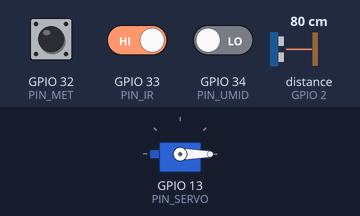
Bench run of a sketch on a simulated ESP32. Parts: servo. The test bench sets the inputs (shaded band); at power-on: GPIO 33 (PIN_IR) HIGH, GPIO 32 (PIN_MET) HIGH, GPIO 34 (PIN_UMID) LOW, distance to the obstacle (sensor on GPIO 2) 80 cm. The echo pulse lasts 58.3 µs per cm; WiFi joins after 1.5 s; servers stay silent unless stated; the local clock reads 2024-03-15 10:24:30 at power-on unless the sketch sets it; the Firebase database answers and starts empty; what the sketch prints to the serial monitor is not drawn.

Above: at 2.7 s.
2.8 s: GPIO 33 (PIN_IR) driven LOW
At 3.9 s:
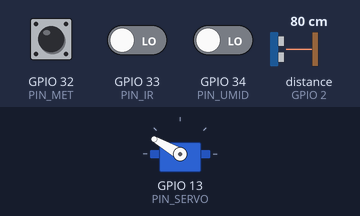
Timing chart, 0 to 5.8 s (numbered marks = the images above; inputs shaded):
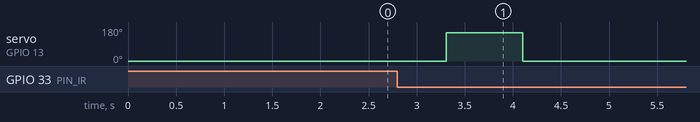

The sketch:

SistemAutomatizatReciclareFinal.ino
```cpp
/*****************************************/
/*** Sistem Automatizat de Reciclare ****/
/***************************************/


/*importarea bibliotecilor necesare*/
#include <Arduino.h>
#include <WiFi.h>
#include <Firebase_ESP_Client.h>
#include <time.h>
#include <Stepper.h>
#include <ESP32Servo.h>

/*Conectarea la WiFi & Firebase*/
#define WIFI_SSID "Sasha-HUAWEI P60 Pro"
#define WIFI_PASS "********"

#define API_KEY   "*******************************"
#define DB_URL    "https://monitorizaredeseuri-90e3c-default-rtdb.europe-west1.firebasedatabase.app/"

#define USER_EMAIL "ale******.********@gmail.com"
#define USER_PASS  "********"

/****Declararea porturilor de conectivitate la ESP32****/
const int PIN_IR = 33; //senzor infrarosu
const int PIN_MET = 32; //senzor de metal (inductiv)
const int PIN_UMID = 34; //senzor de umiditate

/*Senzor de culoare*/
const int S0 = 18;
const int S1 = 19;
const int S2 = 21;
const int S3 = 22;
const int OUT = 23;

/*Senzor ultrasonic*/
const int PIN_TRIG = 15;
const int PIN_ECHO = 2;

/*Stepper motor*/
const int STEPS = 2048;
Stepper stp(STEPS, 25, 27, 26, 14); //IN1, IN3, IN2, IN4
int positionDegree = 0;
#define DIR_SIGN (+1) //semnal de direcție

/*Servo motor*/
Servo mg;
const int PIN_SERVO = 13;
const int ANG_MAX = 150;

/*Nivel deseuri cm*/
const float H_COUNT = 30.0; //30 cm - container gol
const float H_FULL = 5.0; // <5 cm - container plin

/*Contorizare tipuri de deseuri*/
int countMenajer = 0;
int countMetal = 0;
int countPlastic = 0;
int countHartie = 0;
String containerCurent = "Menajer"; //evidența ultimului container folosit

/*****Obiecte Firebase******/
FirebaseData fbdo;
FirebaseAuth auth;
FirebaseConfig cfg;

/***Funcțiile prototip***/
int readColor(int, int); //funcție senzor de culoare - citirea culorii
void rotireLa(int); //funcție rotire Stepper Motor
void sweepServo(); //funcție control clapeta cu Servo Motor
long distCM(); //funcție senzor ultrasonic de măsurare a distanței
int pctPlin(float); //interschimbare cm în % de umplere
void uploadCounters(); //Update date în Firebase și Interfață
void incrementHour(); //Calcul colectări pe oră

/***************SETUP*******************/
void setup()
{
  Serial.begin(115200); //baud rate
  Serial.println("------- Inițializare Sistem -------");

  /*inițializare pini*/
  pinMode(PIN_IR, INPUT);
  pinMode(PIN_MET, INPUT);
  pinMode(PIN_UMID, INPUT);

  pinMode(S0, OUTPUT);
  pinMode(S1, OUTPUT);
  pinMode(S2, OUTPUT);
  pinMode(S3, OUTPUT);
  pinMode(OUT, INPUT);
  digitalWrite(S0, HIGH);
  digitalWrite(S1, HIGH);

  pinMode(PIN_TRIG, OUTPUT);
  pinMode(PIN_ECHO, INPUT);

  stp.setSpeed(10); //inițializare viteză stepper

//inițializare servo
  mg.setPeriodHertz(50); //setare pulsații
  mg.attach(PIN_SERVO, 500, 2400); //setare speed range
  mg.write(0); //inițializare poziție 0

/***Conectare la WiFi***/
Serial.print("Conectare Wi-Fi");
WiFi.begin(WIFI_SSID, WIFI_PASS);
  while(WiFi.status() != WL_CONNECTED){
    Serial.print('.');
    delay(300);
  }
Serial.print("OK");

/*Calculare oră pentru histogramă - NTP (UTC+2)*/
configTime(2*3600,0,"pool.ntp.org", "time.nist.gov");

/***Configurare Firebase***/
cfg.api_key = API_KEY;
cfg.database_url = DB_URL;
auth.user.email = USER_EMAIL;
auth.user.password = USER_PASS;
Firebase.begin(&cfg, &auth);
Firebase.reconnectWiFi(true);
Serial.println("Conectare cu Firebase reușită!");

rotireLa(0); //inițializare stepper la poziția 0
}

/********Bucla principală de funcționare********/
void loop()
{
  static bool obiectDetectat = false;
  int ir = digitalRead(PIN_IR);

  /*Detecție - începutul unui ciclu*/
  if(ir == LOW && !obiectDetectat){
    obiectDetectat = true;
    Serial.println("\n[IR] Obiect detectat");

    delay(200);
    int target = 0; //inițializare unghi de rotație

    /*Clasificare*/
    if(digitalRead(PIN_MET) == LOW){
      containerCurent = "Metal"; //se setează containerul curent
      target = 90; //rotire platformă la 90 de grade
      countMetal++; //se incrementează numărul de deșeuri
      Serial.println("Deșeu detectat: Metal");
    }
    else if(digitalRead(PIN_UMID) == LOW){
      containerCurent = "Menajer";
      target = 0;
      countMenajer++;
      Serial.println("Deșeu detectat: Menajer");
    }
    else{
      int red = readColor(LOW, LOW);
      int green = readColor(HIGH, HIGH);
      int blue = readColor(LOW, HIGH);
      Serial.printf("Valori RGB: R:%d  G:%d  B:%d\n", red, green, blue);

      bool hârtie = (red <= 200 && green <= 400 && blue <= 400);
      if(hârtie){
        containerCurent = "Hartie";
        target = 180;
        countHartie++;
        Serial.println("Deșeu detectat: Hârtie");
      }
      else{
        containerCurent = "Plastic";
        target = 270;
        countPlastic++;
        Serial.println("Deșeu detectat: Plastic");
      }
    }

    /*Rotire platformă cu containere*/
    Serial.printf("Rotire la %d° ...\n", target);
    rotireLa(target);

    /*Deschidere clapetă pentru evacuare*/
    Serial.print("Aștept evacuarea");
    sweepServo();

    /*Măsurare nivel deșeuri & upload date*/
    delay(3000);
    long dist = distCM();
    if(dist != -1){
      int pct = pctPlin(dist);
      Serial.printf("Nivel %s: %d%% (dist=%.1f cm)\n", containerCurent.c_str(), pct, (float)dist);

      if(Firebase.ready()){
        String p = "/container/" + containerCurent; //creare nod cu *containerCurent în Firebase
        Firebase.RTDB.setInt(&fbdo, p + "/percent", pct); //încărcare/actualizare procentaj de umplere
        Firebase.RTDB.setInt(&fbdo, p + "/distance_cm", dist);
        Firebase.RTDB.setString(&fbdo, p + "/last_update", String(millis()/1000));
      }
    }

    uploadCounters();
    incrementHour();
  }

  /***Resetare flag***/
  if(ir == HIGH && obiectDetectat) {
    obiectDetectat = false;
  }

  delay(200);
}

/*****Definirea Funcțiilor*****/

/*Funcție pentru citirea culorii - Senzor de culoare TCS2300*/
int readColor(int v2, int v3){
  digitalWrite(S2, v2);
  digitalWrite(S3, v3);
  delay(50);
  unsigned long t = pulseIn(OUT, LOW, 50000);

  return(t == 0) ? 50000 : t;
}

/*Funcție pentru mișcarea platformei cu cel mai scurt drum - Stepper Motor*/
void rotireLa(int tgt){
  int diff = ((tgt - positionDegree + 540) % 360 ) - 180;
  int steps = diff * STEPS / 360;
  stp.step(DIR_SIGN * steps); //schimbă direcția
  positionDegree = tgt;
  Serial.printf("Ajuns la %d° (pași %d)\n", positionDegree, steps);
}

/*Funcție pentru mișcare clapetei - Servo Motor*/
void sweepServo(){
  mg.write(0); //poziție inițială 0
  delay(200);
  mg.write(ANG_MAX); //mișcă la 150°
  delay(800);
  mg.write(0); //revine la poziția inițială
  delay(200);
}

/*Funcție pentru măsurarea distanței - Senzor Ultrasonic HC-SR04*/
long distCM(){
  digitalWrite(PIN_TRIG, LOW);
  delayMicroseconds(2);
  digitalWrite(PIN_TRIG, HIGH);
  delayMicroseconds(10);
  digitalWrite(PIN_TRIG, LOW);
  long t = pulseIn(PIN_ECHO, HIGH, 30000);
  if(t == 0){
    Serial.println("Fără ecou ultrasonic!");
    return -1;
  }
  return t * 0.034 / 2;
}

/*Funcție pentru calcularea procentului de umplere*/
int pctPlin(float d){
  if(d >= H_COUNT) return 0;
  if (d <= H_FULL) return 90;
  return (int)round((H_COUNT - d) / (H_COUNT - H_FULL) * 90.0);
}

/*Funcție pentru incrementarea counterilor în Firebase*/
void uploadCounters(){
  if(!Firebase.ready()) return;
  Firebase.RTDB.setInt(&fbdo, "/stats/Menajer", countMenajer);
  Firebase.RTDB.setInt(&fbdo, "/stats/Metal", countMetal);
  Firebase.RTDB.setInt(&fbdo, "/stats/Hartie", countHartie);
  Firebase.RTDB.setInt(&fbdo, "/stats/Plastic", countPlastic);
  Serial.printf("Counteri actualizați: Men: %d, Met: %d, H: %d, P: %d", countMenajer, countMetal, countHartie, countPlastic);
}

/*Funcție pentru calcularea colectărilor pe ore*/
void incrementHour(){
  if(!Firebase.ready()) return;
  time_t now;
  time(&now);
  struct tm *tmNow = localtime(&now);
  int hr = tmNow ? tmNow -> tm_hour : (millis()/3600000) % 24;
  String p = "/hours" + String(hr);
  int current = 0;
  Firebase.RTDB.getInt(&fbdo, p, &current);
  Firebase.RTDB.setInt(&fbdo, p, current + 1);
  Serial.printf("Ora %d -> %d\n", hr, current + 1);
}
```

Measured:
- after the input at 2.8 s, servo on GPIO 13 (PIN_SERVO): 0° → 150° after 0.51 s, → 0° 0.80 s later
